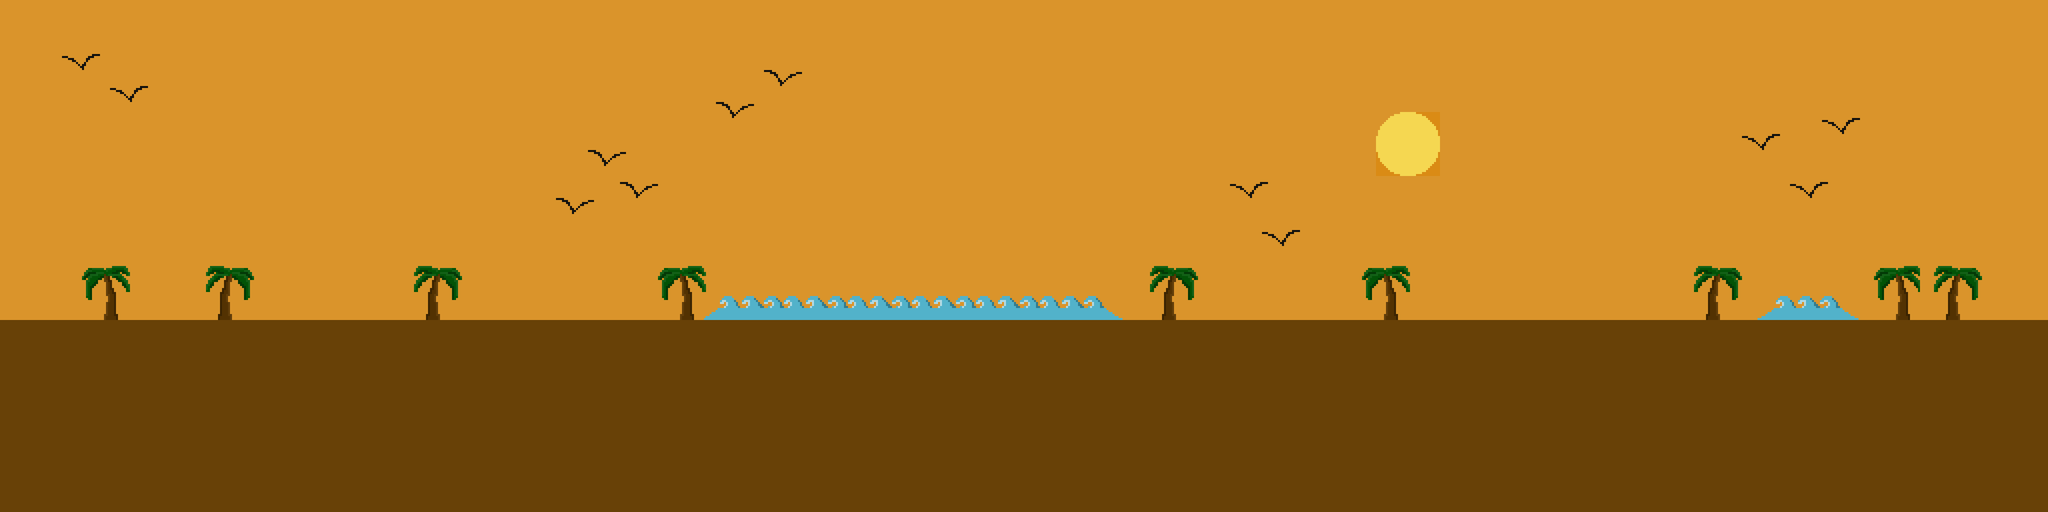

Below is a game level as drawn by its tile map, then a one-line description and the .tmx that defines it (tile-layer data replaced by summaries):
An orthogonal 128x32 tile map with 32x32 px tiles, 1 tile layer (background).

<map version="1.10" tiledversion="1.10.2" orientation="orthogonal" renderorder="right-down" width="128" height="32" tilewidth="32" tileheight="32" infinite="0" nextlayerid="2" nextobjectid="1">
 <editorsettings>
  <export target="level_3.json" format="json" />
 </editorsettings>
 <tileset firstgid="1" name="level3_tileset" tilewidth="32" tileheight="32" tilecount="192" columns="12">
  <image source="level3.png" width="384" height="512" />
 </tileset>
 <layer id="1" name="background" width="128" height="32">
  <data>[4096 cells, 4096 non-empty, 119 distinct tile ids]</data>
 </layer>
</map>